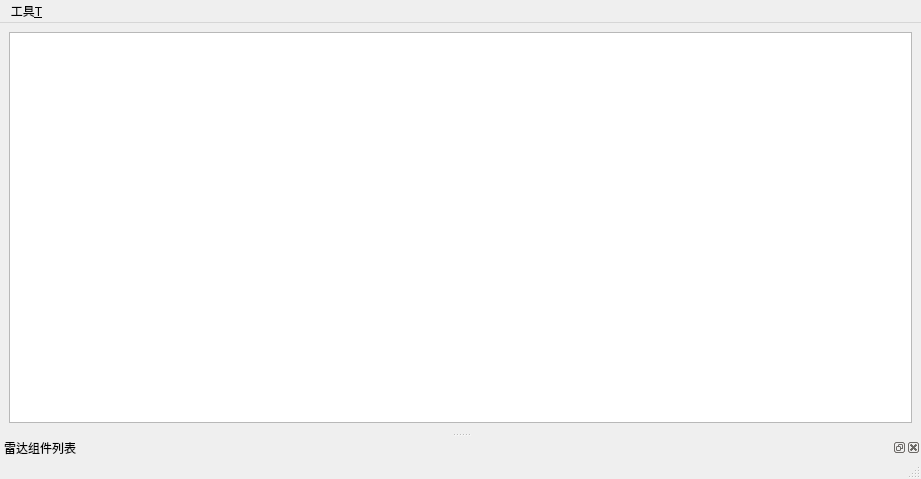
<?xml version="1.0" encoding="UTF-8"?>
<ui version="4.0">
 <class>MainWindow_Radar</class>
 <widget class="QMainWindow" name="MainWindow_Radar">
  <property name="geometry">
   <rect>
    <x>0</x>
    <y>0</y>
    <width>921</width>
    <height>479</height>
   </rect>
  </property>
  <property name="windowTitle">
   <string>编辑雷达</string>
  </property>
  <widget class="QWidget" name="centralwidget">
   <layout class="QGridLayout" name="gridLayout">
    <item row="0" column="0">
     <widget class="QGraphicsView" name="graphicsView">
      <property name="frameShadow">
       <enum>QFrame::Plain</enum>
      </property>
     </widget>
    </item>
   </layout>
  </widget>
  <widget class="QMenuBar" name="menubar">
   <property name="geometry">
    <rect>
     <x>0</x>
     <y>0</y>
     <width>921</width>
     <height>21</height>
    </rect>
   </property>
   <widget class="QMenu" name="menu">
    <property name="title">
     <string>工具&amp;T</string>
    </property>
    <addaction name="actionCom_list"/>
    <addaction name="actionOpenXml"/>
   </widget>
   <addaction name="menu"/>
  </widget>
  <widget class="QStatusBar" name="statusbar"/>
  <widget class="QDockWidget" name="dockCompList">
   <property name="floating">
    <bool>false</bool>
   </property>
   <property name="windowTitle">
    <string>雷达组件列表</string>
   </property>
   <attribute name="dockWidgetArea">
    <number>8</number>
   </attribute>
   <widget class="QWidget" name="dockWidgetContents"/>
  </widget>
  <action name="actionCom_list">
   <property name="checkable">
    <bool>true</bool>
   </property>
   <property name="checked">
    <bool>false</bool>
   </property>
   <property name="text">
    <string>组件列表</string>
   </property>
  </action>
  <action name="actionOpenXml">
   <property name="text">
    <string>打开xml</string>
   </property>
  </action>
 </widget>
 <resources/>
 <connections/>
</ui>
